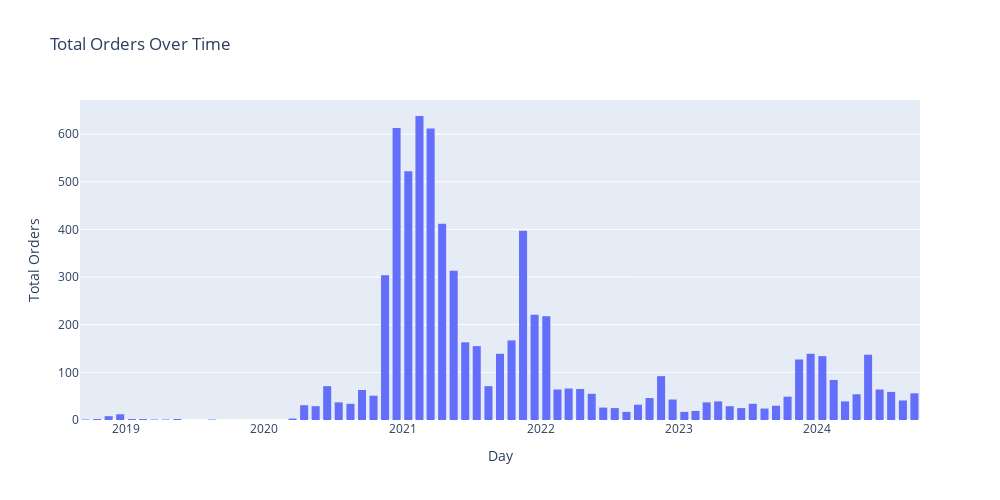

The notebook cell this image was saved under:
### Code cell
import plotly.graph_objects as go

fig = go.Figure()
fig.add_histogram(x=df['day'], y=df['orders'], histfunc="sum")
fig.update_layout(
    title="Total Orders Over Time",
    xaxis_title="Day",
    yaxis_title="Total Orders",
    bargap=0.2,
    bargroupgap=0.1,
    width=1000,
    height=500
)
fig.show()

### Figure 1 — Plotly figure (JSON) as saved in the notebook; plotly's stock layout.template omitted (floating-point values rounded to 4 significant figures; data arrays with more than 128 entries replaced by an {"elided": "..."} marker saying what was removed)
{"data": [{"histfunc": "sum", "type": "histogram", "x": {"elided": "7072 str values"}, "y": {"elided": "7072 int values"}}], "layout": {"bargap": 0.2, "bargroupgap": 0.1, "height": 500, "title": {"text": "Total Orders Over Time"}, "width": 1000, "xaxis": {"title": {"text": "Day"}}, "yaxis": {"title": {"text": "Total Orders"}}}}
